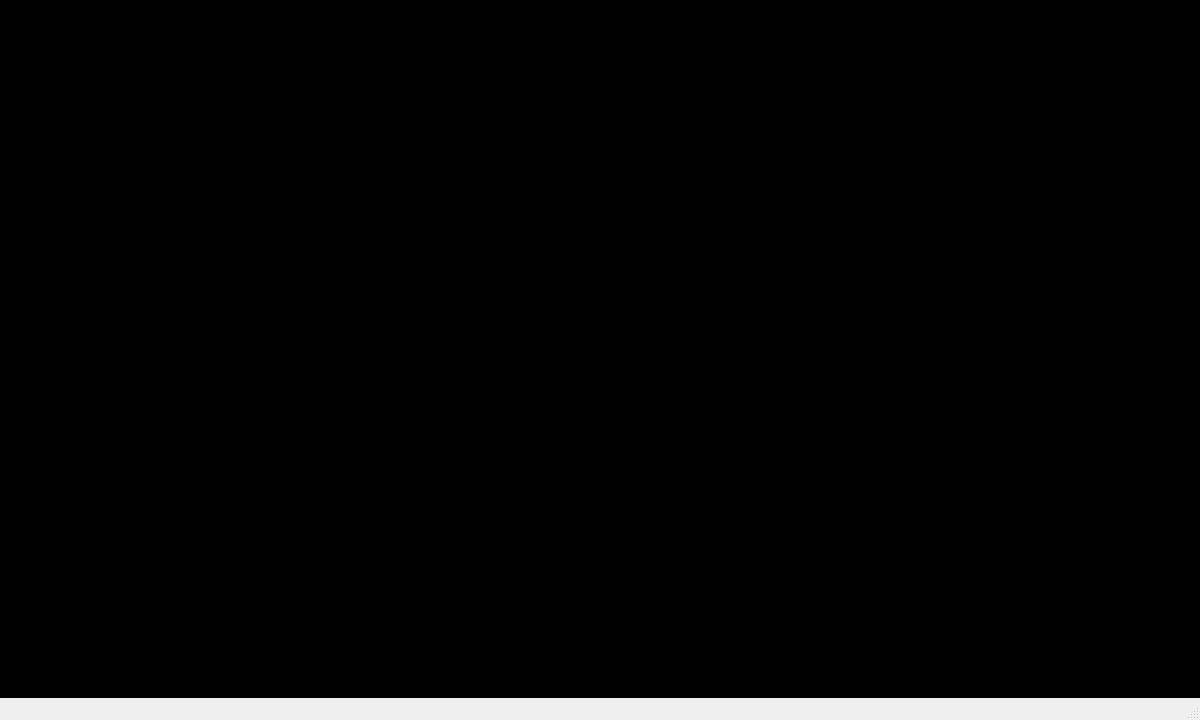
<?xml version="1.0" encoding="UTF-8"?>
<ui version="4.0">
 <class>MainWindow</class>
 <widget class="QMainWindow" name="MainWindow">
  <property name="geometry">
   <rect>
    <x>0</x>
    <y>0</y>
    <width>1200</width>
    <height>720</height>
   </rect>
  </property>
  <property name="sizePolicy">
   <sizepolicy hsizetype="Minimum" vsizetype="Minimum">
    <horstretch>0</horstretch>
    <verstretch>0</verstretch>
   </sizepolicy>
  </property>
  <property name="windowTitle">
   <string>MainWindow</string>
  </property>
  <widget class="QWidget" name="centralwidget">
   <property name="sizePolicy">
    <sizepolicy hsizetype="Minimum" vsizetype="Minimum">
     <horstretch>0</horstretch>
     <verstretch>0</verstretch>
    </sizepolicy>
   </property>
   <layout class="QVBoxLayout" name="verticalLayout">
    <property name="spacing">
     <number>0</number>
    </property>
    <property name="leftMargin">
     <number>0</number>
    </property>
    <property name="topMargin">
     <number>0</number>
    </property>
    <property name="rightMargin">
     <number>0</number>
    </property>
    <property name="bottomMargin">
     <number>0</number>
    </property>
    <item>
     <widget class="QStackedWidget" name="stackedWidget">
      <property name="sizePolicy">
       <sizepolicy hsizetype="Minimum" vsizetype="Minimum">
        <horstretch>12</horstretch>
        <verstretch>0</verstretch>
       </sizepolicy>
      </property>
      <property name="minimumSize">
       <size>
        <width>25</width>
        <height>0</height>
       </size>
      </property>
      <property name="maximumSize">
       <size>
        <width>16777215</width>
        <height>16777205</height>
       </size>
      </property>
      <property name="sizeIncrement">
       <size>
        <width>18</width>
        <height>15</height>
       </size>
      </property>
      <property name="baseSize">
       <size>
        <width>21</width>
        <height>5</height>
       </size>
      </property>
      <property name="styleSheet">
       <string notr="true">background-color: rgb(0, 0, 0);</string>
      </property>
      <property name="currentIndex">
       <number>0</number>
      </property>
      <widget class="QWidget" name="page"/>
      <widget class="QWidget" name="page_2"/>
     </widget>
    </item>
   </layout>
  </widget>
  <widget class="QMenuBar" name="menubar">
   <property name="geometry">
    <rect>
     <x>0</x>
     <y>0</y>
     <width>1200</width>
     <height>22</height>
    </rect>
   </property>
  </widget>
  <widget class="QStatusBar" name="statusbar"/>
 </widget>
 <resources/>
 <connections/>
</ui>
